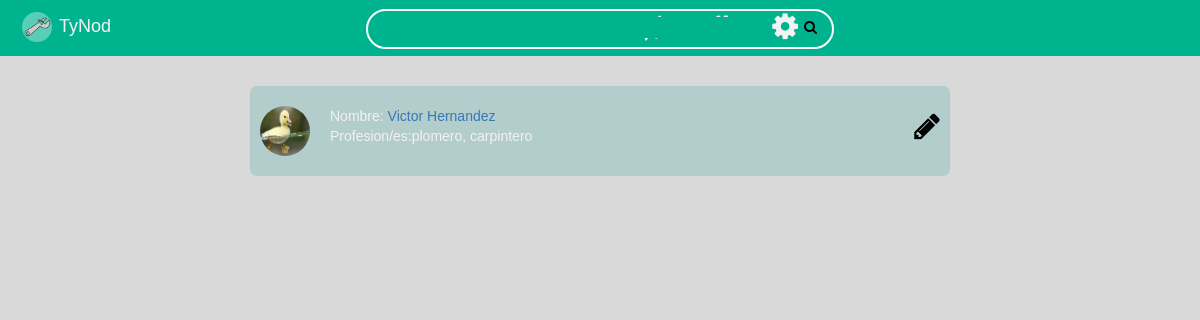
The app's page /busqueda.php (signed in), older data.
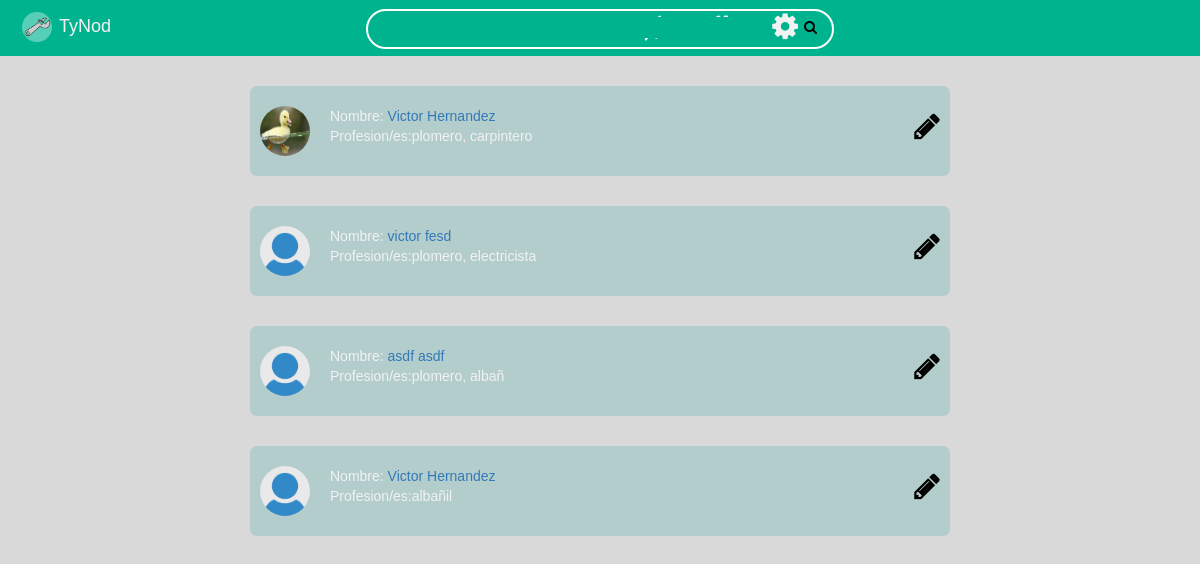
The same page, newer data.
### tables this page shows
CREATE TABLE IF NOT EXISTS `prestadores` (
  `ID` int(5) NOT NULL,
  `Profesion` varchar(35) NOT NULL,
  `Nombre` varchar(30) NOT NULL,
  `Apellido` varchar(30) NOT NULL,
  `RFC` varchar(14) NOT NULL,
  `CP` int(5) NOT NULL,
  `Direccion` varchar(50) NOT NULL,
  `Region` varchar(30) NOT NULL,
  `Pais` varchar(30) NOT NULL,
  `Celular` bigint(15) NOT NULL,
  `Disponibilidad` varchar(15) NOT NULL,
  `Ciudad` text NOT NULL,
  `Correo` text NOT NULL,
  `Contrasena` varchar(20) NOT NULL,
  `foto` varchar(20) DEFAULT 'defaultUserLogo.png',
  `descripcion` longtext NOT NULL,
  `horarios` longtext NOT NULL,
  PRIMARY KEY (`ID`)
);

### busqueda.php (the view, shortened to what this page needs)
<!DOCTYPE html>
<html>
	<head>
		<link rel="stylesheet" type="text/css" href="css/booty.css">
		<link rel="stylesheet" type="text/css" href="css/animate.css">
		<link rel="stylesheet" type="text/css" href="css/perfil.css">
		<link rel="stylesheet" type="text/css" href="css/generalTynod.css">
		<link rel="stylesheet" type="text/css" href="css/font-awesome-4.6.3/css/font-awesome.css">
		<link rel="stylesheet" type="text/css" href="css/busqueda.css">
	</head>
	<body style = "background-color: #d9d9d9;">
		<div class = "barraMenu">
			<div class = "centro">
				<h4 class = "ftTynod"><img src="logos/LogoLlave.png" class = "imgLogo">TyNod</h4>
				<div class = "divBuscar">
					<form action = "busqueda.php" method = "post"><input type = "text" name = "buscar" class = "txtBuscar" >
					<button type = "submit" class = "buscar"><i class = "fa fa-search"></i></button>
					</form>
				</div>
				<ul style = "float: right; color: black; margin-top: -30px; text-align: right; font-size: 30px;">
					<li class="dropdown">
					    <a href="#" class="dropdown-toggle" data-toggle="dropdown"><i class = "fa fa-cog" style = "color: #f2f2f2;"></i></a>
					</li>
				</ul>
				<div id = "divIcons">
					<a href = "mensajes.php" class = "rmLink mensajes"><i class = "fa fa-send"></i></a>
					<a href = "#" class = "rmLink" id = "linkHome"><i class = "fa fa-home"></i></a>
				</div>
			</div>
		</div>
		<center id = "trabajadores">
			<?php
				$busqueda = $_POST['buscar'];
				$conexion = mysqli_connect('localhost', 'root', '', 'tynod');
				$sql = 'SELECT ciudad FROM prestadores WHERE ID = "'.$_SESSION['id'].'"';
				$consulta = mysqli_query($conexion, $sql);
				$fetch = mysqli_fetch_array($consulta);
				$localidad = $fetch[0];
				$sql = "select * from prestadores WHERE ciudad = \"$localidad\"";
				$consulta = mysqli_query($conexion, $sql);
				if($consulta)
				{
					while($datos = mysqli_fetch_array($consulta))
					{
						$profesiones = $datos['Profesion'];
						if(strpos($profesiones, $busqueda) !== false)
						{
							echo '<div class = "ctTrabajador"> <img class = "trabajador" src = "imagenes/'.$datos['foto'].'" > <p class = "datos">Nombre:<a href = "perfil.php?id='.$datos['ID'].'&nombre='.$datos['Nombre']." ".$datos['Apellido'].'"> '.$datos['Nombre']." ".$datos['Apellido'].'</a><br> Profesion/es:'.$datos['Profesion'].' </p> <a data-toggle="modal" data-target="#myModal" href = "#" class = "rmLink msg" id = "p'.$datos['ID'].'"> <i class = "fa fa-pencil" id = "p'.$datos['ID'].'"></i> </a></div>';
						}
					}
				}
			?>
		</center>
	</body>
</html>

### css/perfil.css (style rules this page uses)
.barraMenu { width: 100%; background-color: #00b38f; }
.centro { width: 1400px; max-width: 100%; margin: auto; color: #e0ebeb; padding: 15px 15px 20px 15px; }
.imgLogo { margin: 7px; width: 30px; }
.ftTynod { color: #f2f2f2; margin-bottom: -13px; margin-top: -10px; }
.divBuscar { border: 2px solid white; background-color: #00b38f; padding: 13px 10px 10px 10px; max-width: 40%; margin: inherit; border-radius: 20px; width:auto; height: 40px; margin-top: -40px; padding: 5px 5px 0px 15px; margin-bottom: -13px; }
.buscar { display: inline-block; float: right; padding-right: 10px; background-color: Transparent; background-repeat:no-repeat; border: none; cursor:pointer; overflow: hidden; color: black; }
.txtBuscar { border: none; outline: none; border-radius: 20px; margin: 0px; color: white; font-size: 13px; display: table-cell; background-color: #00b38f; flex-grow: 1; box-sizing: border-box; width: 80%; }
body { margin: 0px; background-color: #d9d9d9 !important; }
#divIcons { width: auto; height: auto; color: #f2f2f2; float: right; text-align: right; margin-top: -30px; font-size: 30px; -webkit-user-select: none; margin-left: 30px; }
ul { list-style-type: none; }
a.mensajes { font-size: 25px; margin-right: 35px; }

### css/generalTynod.css (style rules this page uses)
.imgLogo { width: 30px; }
body { font-family: 'Raleway', 'Arial'; }
.rmLink { color: inherit !important; }

### css/busqueda.css (style rules this page uses)
div.ctTrabajador { background-color: #b3cccc; color: black; margin: 30px; width: 700px; max-width: 100%; padding: 20px 10px 20px 10px; border-radius: 7px; overflow: hidden; }
img.trabajador { width: 50px; height: 50px; border:none; border-radius: 500px; float: left; display: inline-block; }
p.datos { display: inline-block; color: #f2f2f2; float: left; margin-left: 20px; text-align: justify; }
a.msg { color: #334d4d; float: right; position: relative; font-size: 30px; transition-duration: 0.5s; }
i { transition-duration: 0.5s; }

Row changes from the older to the newer data that the page shows:
added prestadores: foto (placeholder picture), Nombre "victor", Apellido "fesd", Profesion "plomero, electricista"
added prestadores: foto (placeholder picture), Nombre "asdf", Apellido "asdf", Profesion "plomero, albañ"
added prestadores: foto (placeholder picture), Nombre "Victor", Apellido "Hernandez", Profesion "albañil"
